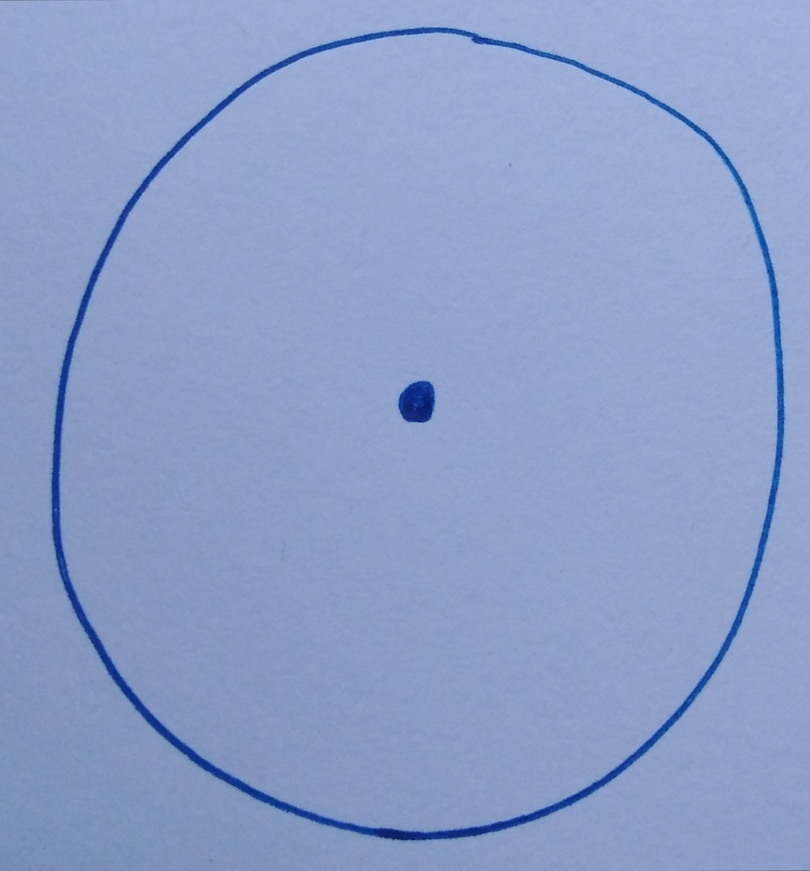
%> input picture Training_Data/0/0_1.jpg, 810 x 871 px, shrunk from 1676 x 1802 before the run
$ octave Training.m   (GNU Octave 9; MATLAB toolbox functions it lacks are replaced by stand-ins)
%> lines starting %> are read from the running program, lines starting %| are printed output that depends on the picture; in (x1, y1, x2, y2) boxes, pixels count from 0 and x2, y2 are one past the last pixel; in counts of white or black regions, pixels touching at a corner belong together; the program's own positions count from 1
### FeatureStatistical.m
function [F]=FeatureStatistical(im)

im=double(im);

%calculate the mean and standerd deviation of the  input image
m=mean(mean(im));
s=std(std(im));
F=[m s];
end

### Training.m
clc;
clear all;
close all;
%% Input and processing the image
[fname, path]=uigetfile('.png','Open an Image as input for training');
%> the answer given: Training_Data/0/0_1.jpg
fname=strcat(path, fname);
im1=imread(fname);
%> im1 is the input picture: size 871x810x3 uint8; mean R, G, B 140.3, 158.5, 201
grayImage = rgb2gray(im1);
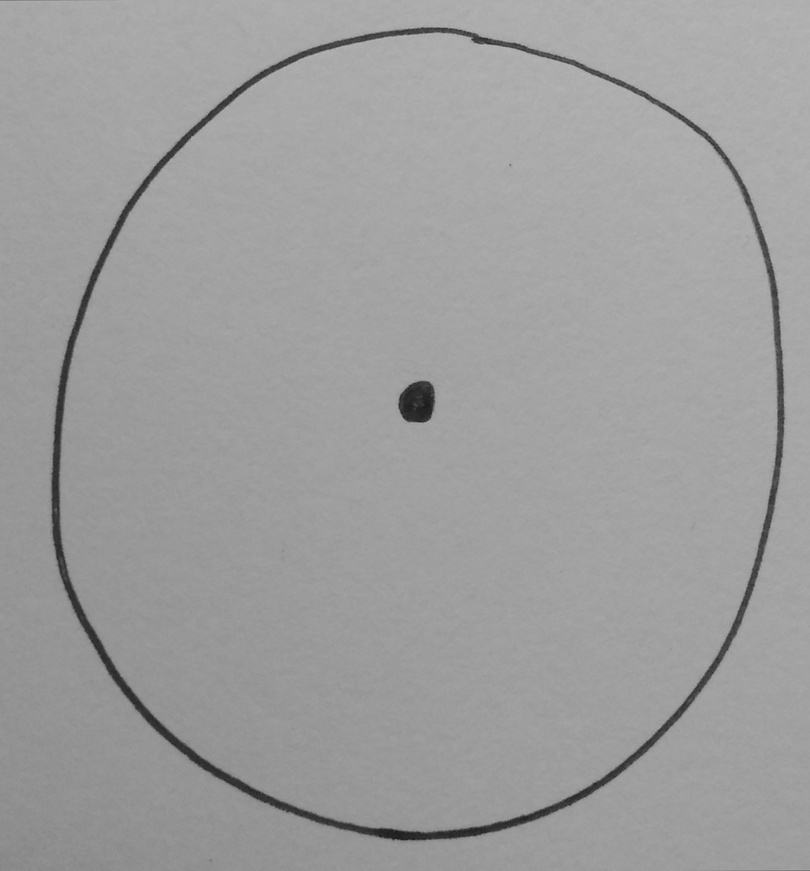
%> grayImage: size 871x810 uint8; min 24, max 188, mean 157.8
threshold = graythresh(grayImage);
%> threshold = 0.443
binary = im2bw(grayImage,threshold);
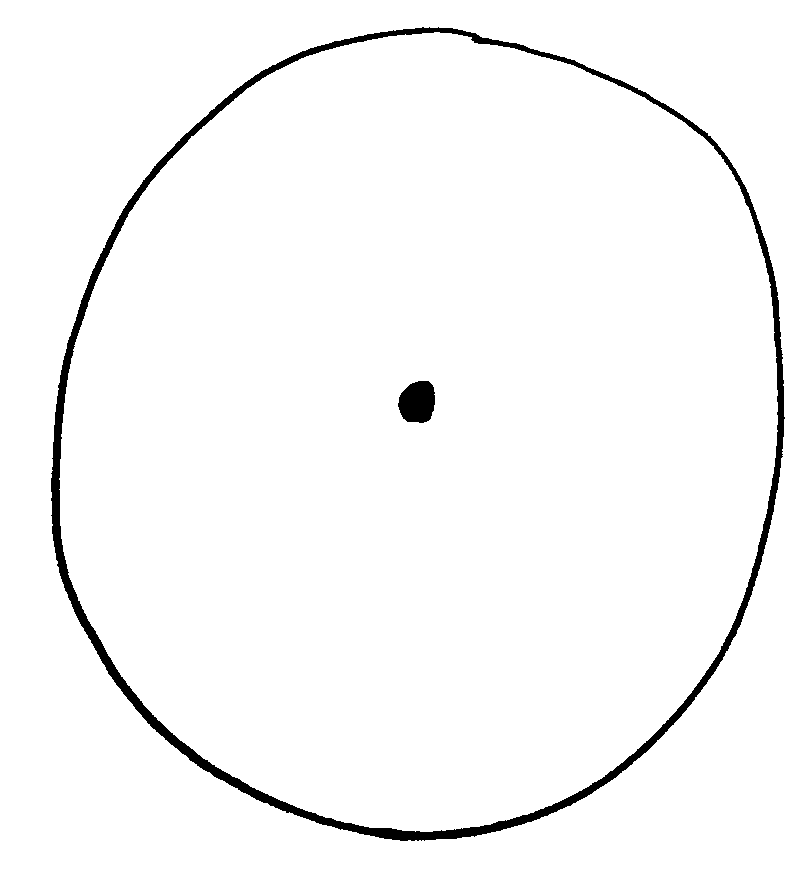
%> binary: size 871x810 logical; 97.4% white; 2 black regions, box (x1, y1, x2, y2) and area: (51, 27, 785, 841) 16877, (398, 381, 435, 423) 1247
filtImage=medfilt2(binary);
%> filtImage: size 871x810 logical; 97.4% white; 6 black regions (4 under 20 px), largest, box (x1, y1, x2, y2) and area: (51, 27, 785, 841) 16868, (398, 381, 435, 423) 1247
se = strel('disk',4);
im = imerode(filtImage, se);
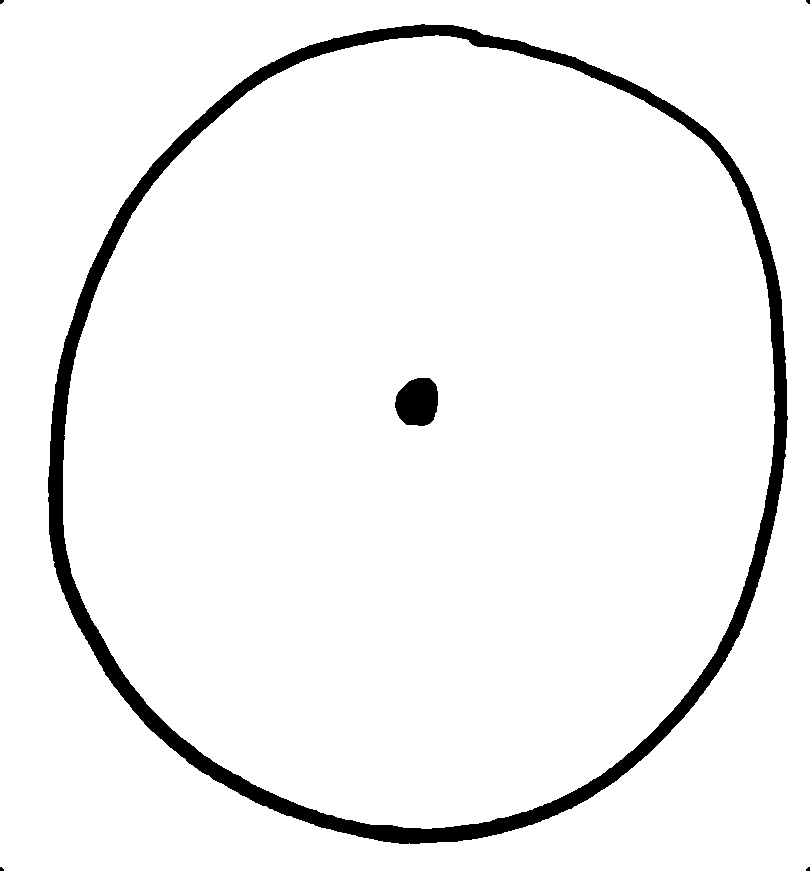
%> im: size 871x810 logical; 95.2% white; 6 black regions (4 under 20 px), largest, box (x1, y1, x2, y2) and area: (48, 24, 788, 844) 31881, (395, 378, 438, 426) 1667

imshow(im);
title('Input Image for processing');
c=input('Enter the Class - 1 to 51 \n');
%> the answer given: 1
%%  Extract the features
F=FeatureStatistical(im);
%> in FeatureStatistical, `m=mean(mean(im));`: m = 0.952
%> in FeatureStatistical, `s=std(std(im));`: s = 0.0786
%> in FeatureStatistical, `F=[m s];`: F = [0.952 0.0786]
%> F = [0.952 0.0786]

%% save the extracted values and input class name in the database
try
    load database;
    F=[F c];
%> F = [0.952 0.0786 1]
    database=[database; F];
%> database = 557 rows, first 12: [0.989 0.0811 1; 0.911 0.132 1; 0.942 0.0563 1; 0.97 0.129 1; 0.985 0.0764 1; 0.984 0.0887 1; 0.946 0.104 1; 0.965 0.0832 1; 0.971 0.0374 1; 0.961 0.0901 1; 0.989 0.0856 2; 0.9 0.14 2]
    save database.mat database
catch
    database=[F c];
    save database.mat database
end
